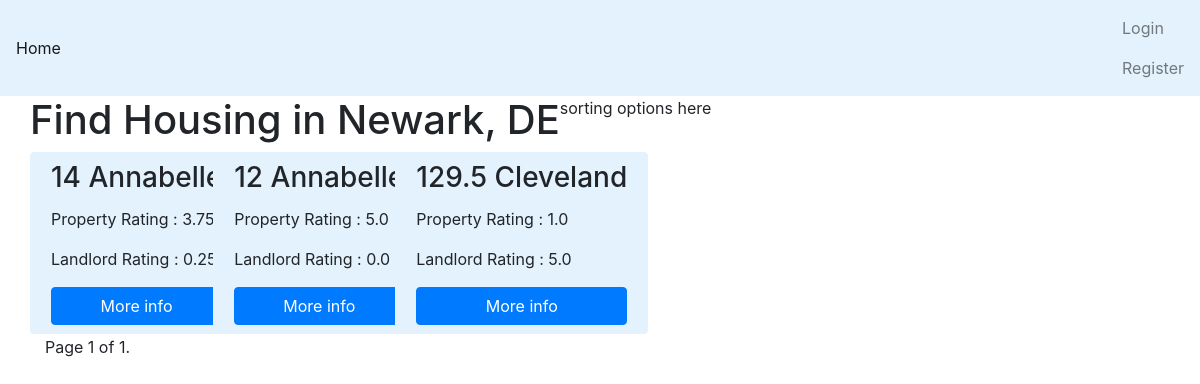
The app's page /UDEL/ with its own data.
### myapp/models.py (models this page shows, shortened)
class University(models.Model):
    universityTag = models.CharField(max_length=100)
    universityName = models.CharField(max_length = 100)
    universityTown = models.CharField(max_length = 100)
    def compilePropertyRatingsDict(self):
    	allProperties = Property.objects.filter(propertyUniversity = self)
    	ratingDict = {}
    	for p in allProperties:
    		ratingList = p.compileRatings()
    		ratingDict[p.id] = ratingList[0]
    	return ratingDict
    def compileLandlordRatingsDict(self):
    	allProperties = Property.objects.filter(propertyUniversity = self)
    	ratingDict = {}
    	for p in allProperties:
    		ratingList = p.compileRatings()
    		ratingDict[p.id] = ratingList[1]
    	return ratingDict

class Property(models.Model):
    propertyUniversity = models.ForeignKey(University)
    propertyAddress = models.CharField(max_length=200)
    propertyDescription = models.CharField(max_length=250)
    propertyNumRooms = models.IntegerField(default = 0)
    propertyNumBaths = models.IntegerField(default = 0)
    propertyNumPersons = models.IntegerField(default = 0)
    propertyAC = models.BooleanField(default = False)
    propertyHeat = models.BooleanField(default = False)
    propertyPorch = models.BooleanField(default = False)
    propertyBackyard = models.BooleanField(default = False)
    propertyWasherDryer = models.BooleanField(default = False)
    propertyRating = models.FloatField(default = 0.0)
    landlordRating = models.FloatField(default = 0.0)
    def compileRatings(self):
		pertinentReviews = Review.objects.filter(reviewProperty = self)
		propRating = 0.0
		llRating = 0.0
		count = 0
		for r in pertinentReviews:
			propRating = propRating + r.reviewPropertyRating
			llRating = llRating + r.reviewLandlordRating
			count = count + 1
		if count != 0:
			ratingList = []
			propRating = propRating / count
			llRating = llRating / count
			ratingList.append(propRating)
			ratingList.append(llRating)
			self.propertyRating = propRating
			self.landlordRating = llRating
			self.save()
		else:
			ratingList = []
			self.propertyRating = 0
			self.landlordRating = 0
			ratingList.append(0)
			ratingList.append(0)
			self.save()
		return ratingList

### myapp/views.py (the view)
# urls.py: url(r'^(?P<universityTag>[\w\-]+)/$', views.college, name='college'),
def college(request, universityTag):
	college = University.objects.get(universityTag = universityTag)
	property_list = Property.objects.filter(propertyUniversity = college)
	propertyRatingsDict = college.compilePropertyRatingsDict()
	landlordRatingsDict = college.compileLandlordRatingsDict()
	paginator = Paginator(property_list,15)
	page = request.GET.get('page')
	headerButtons = UserButtons(request)
	try:
	    properties = paginator.page(page)
	except PageNotAnInteger:
	    properties = paginator.page(1)
	except EmptyPage:
	    properties = paginator.page(paginator.num_pages)
	context = {'property_list': property_list,'university_tag' : universityTag,'ratings_dictionary' : propertyRatingsDict,
	'landlord_ratings_dictionary' : landlordRatingsDict,'university':college,'properties':properties,'user_buttons':headerButtons}
	return render(request,'college.html',context)

### myapp/templatetags/customTag.py (called while the page is built)
@register.filter
def get_item(dictionary, key):
	return dictionary.get(key)

### myapp/templates/college.html (shortened to what this page needs)
{% extends 'base.html' %}
{% load customTag %}
{%block pagecontent %}
<div class="container">
<div class = "row">
	<h1> Find Housing in {{university.universityTown}} </h1>
	<P> sorting options here </P>
	</div>
</div>
<div class = "container">
<div class = "row col-md-8">
{% if property_list %}
    {% for property in property_list %}
    <div class="row">
    <div class="card card-block" style="background-color: #e3f2fd; border-color: #e3f2fd; text-color: black;">
      <h3 class="card-title"><a href="/{{university_tag}}/{{property.id}}">{{ property.propertyAddress }}</a></h3>
      <p class="card-text">Property Rating : {{ ratings_dictionary|get_item:property.id}}</p>
      <p class="card-text">Landlord Rating : {{ landlord_ratings_dictionary|get_item:property.id}}</p>
      <a href="/{{university_tag}}/{{property.id}}" class="btn btn-primary">More info</a>
    </div>
  </div>
    {% endfor %}
{% else %}
    <p>No properties are available.</p>
{% endif %}
</div>
<div class = "row col-md-4">
</div>
</div>
<div class = "container">
<div class="pagination">
    <span class="step-links">
        <span class="current">
            Page {{ properties.number }} of {{ properties.paginator.num_pages }}.
        </span>
    </span>
</div>
</div>
{%endblock%}

### myapp/templates/base.html (shortened to what this page needs)
<link rel="stylesheet" href="https://maxcdn.bootstrapcdn.com/bootstrap/4.0.0-alpha.5/css/bootstrap.min.css">
{% load static %}
<link rel="stylesheet" type="text/css" href="{% static 'myapp/styles.css' %}"  />
<nav class="navbar navbar-light" style="background-color: #e3f2fd;">
  <div class="nav navbar-nav">
    <a class="nav-item nav-link active" href="/">Home <span class="sr-only">(current)</span></a>
  </div>
  <div class = "nav-inline navbar-nav float-xs-right">
    <a class="nav-item nav-link" href ="{{user_buttons.loginButtonPath}}">{{user_buttons.loginButtonText}}</a>
    <a class="nav-item nav-link" href="{{user_buttons.logoutButtonPath}}">{{user_buttons.logoutButtonText}}</a>
  </div>
</nav>
<body class="backgroundthis">
	{% block pagecontent %}
	{% endblock %}
</body>

### myapp/static/myapp/styles.css (style rules this page uses)
.card-block { padding-top: .5rem; padding-right: 1.25rem; padding-bottom: .5rem; padding-left: 1.25rem; }
a { color: inherit; }

### records on screen
University: universityTown "Newark, DE"
Property: propertyAddress "14 Annabelle", id "3.75", id "0.25"
Property: propertyAddress "12 Annabelle", id "5.0", id "0.0"
Property: propertyAddress "129.5 Cleveland", id "1.0", id "5.0"

### other values on screen
{{ user_buttons.loginButtonText }} "Login"
{{ user_buttons.logoutButtonText }} "Register"
{{ properties.number }} "1"
{{ properties.paginator.num_pages }} "1"
